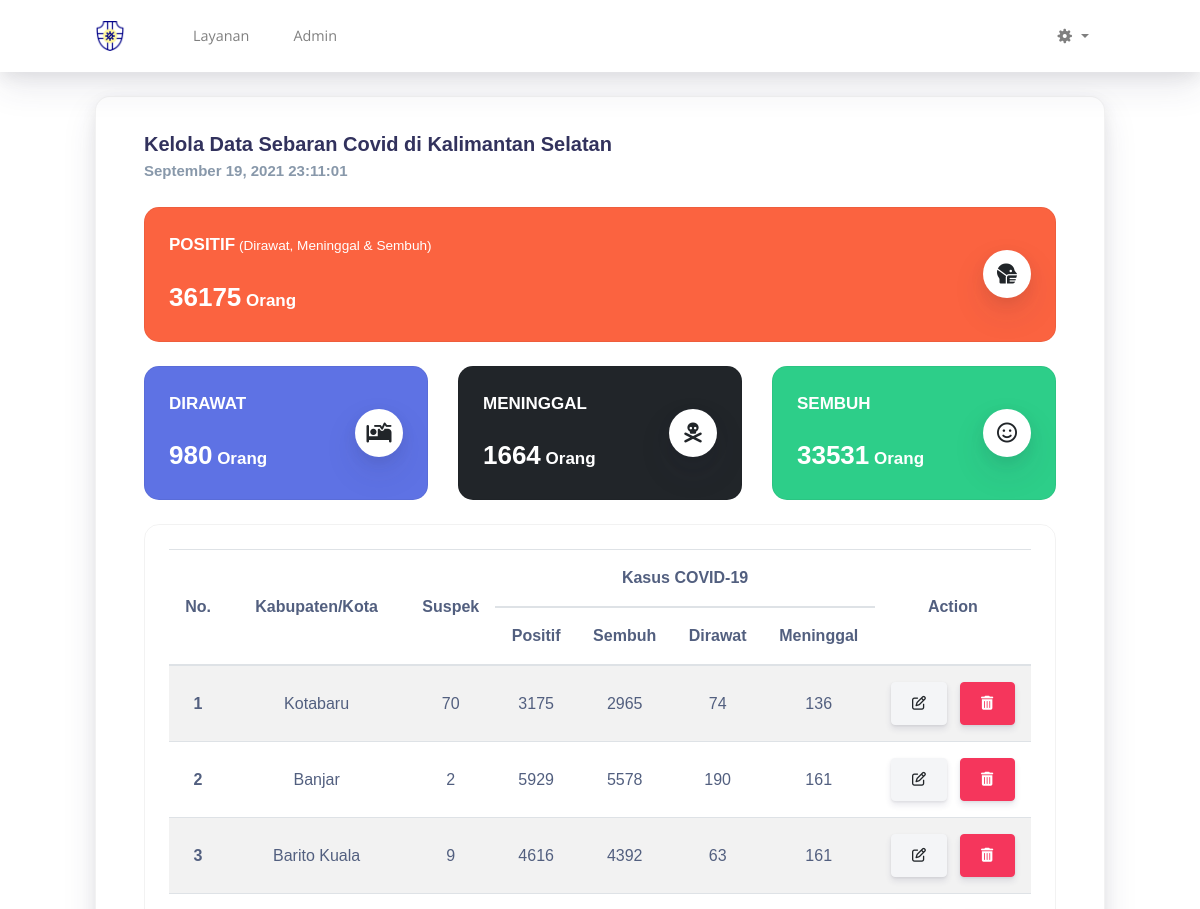
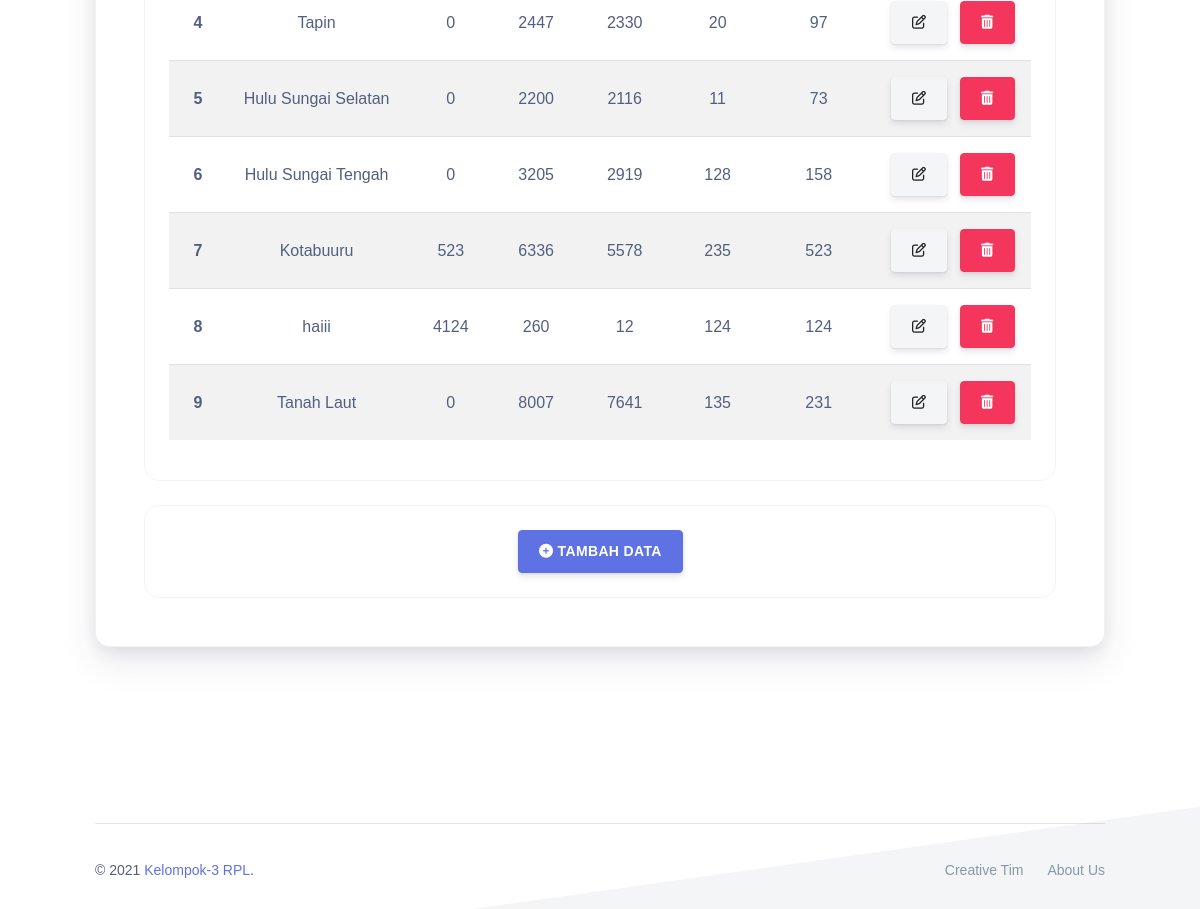
/DataKasusCovid-19/data_covid_adm.php (signed in), run on the app's committed database (2 pictures, top to bottom).
### tables this page shows
CREATE TABLE IF NOT EXISTS `data_covid` (
  `id` int(11) unsigned NOT NULL AUTO_INCREMENT,
  `nama_kabupaten_kota` varchar(50) DEFAULT NULL,
  `positif` int(11) DEFAULT NULL,
  `sembuh` int(11) DEFAULT NULL,
  `dirawat` int(11) DEFAULT NULL,
  `meninggal` int(11) DEFAULT NULL,
  `suspek` int(11) DEFAULT NULL,
  `updated_at` timestamp NULL DEFAULT NULL,
  PRIMARY KEY (`id`)
);

### DataKasusCovid-19/data_covid_adm.php (the view, shortened to what this page needs)
<?php
require_once("../services/connection.php");
$stmt = $pdo_conn->prepare("SELECT * FROM data_covid");
$stmt->execute();
$result = $stmt->fetchAll();
$stmt1 = $pdo_conn->prepare("select sum(positif) AS positif,sum(sembuh) AS sembuh,sum(dirawat) AS dirawat,sum(meninggal) AS meninggal,sum(suspek) AS suspek from data_covid");
$stmt1->execute();
$result1 = $stmt1->fetchAll();
$stmt = $pdo_conn->prepare("SELECT MAX(updated_at) AS date_update FROM data_covid;");
$stmt->execute();
$result2 = $stmt->fetchAll();
$date_update = date("d, Y H:i:s", strtotime($result2[0]["date_update"]));
?>
<!DOCTYPE html>
<html lang="en">
<head>
    <link href="https://use.fontawesome.com/releases/v5.0.6/css/all.css" rel="stylesheet">
    <link href="../vendors/argon-design-system-master/assets/css/nucleo-icons.css" rel="stylesheet" />
    <link href="../vendors/argon-design-system-master/assets/css/nucleo-svg.css" rel="stylesheet" />
    <link href="../vendors/argon-design-system-master/assets/css/font-awesome.css" rel="stylesheet" />
    <link href="../vendors/argon-design-system-master/assets/css/nucleo-svg.css" rel="stylesheet" />
    <link href="../vendors/argon-design-system-master/assets/css/argon-design-system.css?v=1.2.2" rel="stylesheet" />
    <link rel="stylesheet" href="./style/data_covid_style.css">
</head>
<body class="index-page">
    <nav id="navbar-main" class="navbar navbar-main navbar-expand-lg bg-white navbar-light position-sticky top-0 shadow py-2">
        <div class="container">
            <a class="navbar-brand mr-lg-5" href="../index.php">
                <img src="../assets/img/logo_ color.png">
            </a>
            <div class="navbar-collapse collapse" id="navbar_global">
                <ul class="navbar-nav navbar-nav-hover align-items-lg-center">
                    <li class="nav-item dropdown">
                        <a href="#" class="nav-link" data-toggle="dropdown" href="#" role="button">
                            <span class="nav-link-inner--text">Layanan</span>
                        </a>
                    </li>
                    <?php
                    if (isset($_SESSION['login_user'])) {
                        if ($_SESSION['level_user'] == 'admin') {
                    ?>
                            <li class="nav-item dropdown">
                                <a href="#" class="nav-link" data-toggle="dropdown" href="#" role="button">
                                    <span class="nav-link-inner--text">Admin</span>
                                </a>
                            </li>
                    <?php
                        }
                    }
                    ?>
                </ul>
                <ul class="navbar-nav align-items-lg-center ml-lg-auto">
                    <?php
                    if (isset($_SESSION['login_user'])) {
                    ?>
                        <li class="nav-item dropdown">
                            <a class="nav-link dropdown-toggle nav-link-icon" href="javascript:;" id="nav-inner-success_dropdown_1" role="button" data-toggle="dropdown" aria-haspopup="true" aria-expanded="false">
                                <i class="ni ni-settings-gear-65"></i>
                            </a>
                        </li>
                    <?php
                    }
                    ?>
                </ul>
            </div>
        </div>
    </nav>
    <div class="wrapper">
        <div class="section pt-4">
            <div class="container">
                <div class="card shadow">
                    <div class="px-5 pt-2">
                        <div class="row justify-content-center">
                            <div class="col">
                                <div class="card bg-transparent no-shadow mb-0">
                                    <div class="card-body bg-transparent px-0">
                                        <h2 class="h2 card-title mb-0">Kelola Data Sebaran Covid di Kalimantan Selatan</h2>
                                        <small class="h4 text-muted"><?php echo date("F", strtotime($result2[0]["date_update"])) . " " . $date_update;
                                                                        ?></small>
                                    </div>
                                </div>
                            </div>
                        </div>
                        <div class="row ">
                            <div class="col-md-12 ">
                                <div class="card text-white bg-warning mb-4">
                                    <div class="card-body">
                                        <div class="row align-items-center">
                                            <div class="col">
                                                <h3 class="card-title">POSITIF<small> (Dirawat, Meninggal & Sembuh)</small></h3>
                                                <h3 class="card-text"><span class="h1"><?php echo $result1[0]["positif"]; ?></span> Orang</h3>
                                            </div>
                                            <div class="col-auto">
                                                <div class="icon icon-shape text-dark bg-white rounded-circle shadow">
                                                    <i class="fas fa-head-side-mask"></i>
                                                </div>
                                            </div>
                                        </div>
                                    </div>
                                </div>
                            </div>
                            <div class="col-md-4 ">
                                <div class="card text-white bg-primary mb-4">
                                    <div class="card-body">
                                        <div class="row align-items-center">
                                            <div class="col">
                                                <h3 class="card-title">DIRAWAT</h3>
                                                <h3 class="card-text"><span class="h1"><?php echo $result1[0]["dirawat"]; ?></span> Orang</h3>
                                            </div>
                                            <div class="col-auto">
                                                <div class="icon icon-shape text-dark bg-white rounded-circle shadow">
                                                    <i class="fas fa-procedures"></i>
                                                </div>
                                            </div>
                                        </div>
                                    </div>
                                </div>
                            </div>
                            <div class="col-md-4 ">
                                <div class="card text-white bg-dark mb-4">
                                    <div class="card-body">
                                        <div class="row align-items-center">
                                            <div class="col">
                                                <h3 class="card-title">MENINGGAL</h3>
                                                <h3 class="card-text"><span class="h1"><?php echo $result1[0]["meninggal"]; ?></span> Orang</h3>
                                            </div>
                                            <div class="col-auto">
                                                <div class="icon icon-shape text-dark bg-white rounded-circle shadow">
                                                    <i class="fas fa-skull-crossbones"></i>
                                                </div>
                                            </div>
                                        </div>
                                    </div>
                                </div>
                            </div>
                            <div class="col-md-4 ">
                                <div class="card text-white bg-success mb-4">
                                    <div class="card-body">
                                        <div class="row align-items-center">
                                            <div class="col">
                                                <h3 class="card-title">SEMBUH</h3>
                                                <h3 class="card-text"><span class="h1"><?php echo $result1[0]["sembuh"]; ?></span> Orang</h3>
                                            </div>
                                            <div class="col-auto">
                                                <div class="icon icon-shape text-dark bg-white rounded-circle shadow">
                                                    <i class="far fa-smile"></i>
                                                </div>
                                            </div>
                                        </div>
                                    </div>
                                </div>
                            </div>
                        </div>
                        <div class="row mb-4">
                            <div class="col-md-12">
                                <div class="card bg-transparent ">
                                    <div class="card-body bg-transparent">
                                        <table class="table table-striped table-hover">
                                            <thead>
                                                <tr>
                                                    <th scope="col" rowspan="2">No.</th>
                                                    <th scope="col" rowspan=" 2">Kabupaten/Kota</th>
                                                    <th scope="col" rowspan="2" class="align-center">Suspek</th>
                                                    <th scope="col" colspan="4" class="text-center">Kasus COVID-19</th>
                                                    <th scope="col" rowspan="2" class="text-center">Action</th>
                                                </tr>
                                                <tr>
                                                    <th scope="col">Positif</th>
                                                    <th scope="col">Sembuh</th>
                                                    <th scope="col">Dirawat</th>
                                                    <th scope="col">Meninggal</th>
                                                </tr>
                                            </thead>
                                            <tbody>
                                                <?php
                                                if (!empty($result)) {
                                                    $count = 1;
                                                    foreach ($result as $row) {
                                                ?>
                                                        <tr>
                                                            <th scope="row"><?php echo $count; ?></th>
                                                            <td><?php echo $row["nama_kabupaten_kota"]; ?></td>
                                                            <td><?php echo $row["suspek"]; ?></td>
                                                            <td><?php echo $row["positif"]; ?></td>
                                                            <td><?php echo $row["sembuh"]; ?></td>
                                                            <td><?php echo $row["dirawat"]; ?></td>
                                                            <td><?php echo $row["meninggal"]; ?></td>
                                                            <td>
                                                                <a class="btn btn-secondary" href="./data_covid_form.php?id=<?php echo $row['id']; ?>"><i class="far fa-edit"></i></a>
                                                                <a class="btn btn-danger" href="./services/delete.php?id=<?php echo $row['id']; ?>" onclick="return confirm('Yakin Hapus?')"><i class="fas fa-trash-alt"></i></a>
                                                            </td>
                                                        </tr>
                                                    <?php
                                                        $count++;
                                                    }
                                                }
                                                ?>
                                            </tbody>
                                        </table>
                                    </div>
                                </div>
                            </div>
                        </div>
                        <div class="row">
                            <div class="col-md-12">
                                <div class="card bg-transparent mb-5">
                                    <div class="card-body bg-transparent text-center">
                                        <a class="btn btn-primary" href="./data_covid_form.php"><i class="fas fa-plus-circle"></i> Tambah Data</a>
                                    </div>
                                </div>
                            </div>
                        </div>
                    </div>
                </div>
            </div>
        </div>
    </div>
    <footer class="footer has-cards">
        <div class="container">
            <hr>
            <div class="row align-items-center justify-content-md-between">
                <div class="col-md-6">
                    <div class="copyright">
                        &copy; 2021 <a href="" target="_blank">Kelompok-3 RPL</a>.
                    </div>
                </div>
                <div class="col-md-6">
                    <ul class="nav nav-footer justify-content-end">
                        <li class="nav-item">
                            <a href="" class="nav-link" target="_blank">Creative Tim</a>
                        </li>
                        <li class="nav-item">
                            <a href="" class="nav-link" target="_blank">About Us</a>
                        </li>
                    </ul>
                </div>
            </div>
        </div>
    </footer>
</body>
</html>

### DataKasusCovid-19/style/data_covid_style.css (style rules this page uses)
* { margin: 0; padding: 0; }
:root { --blueLight: #192ea5; --blue: #00137a; --darkenBlue: #000d69; --buttonColor: #ff396f; --text1: #535461; --text2: #fdfdfd; --bg1: #fafafa; --card1: #fafafa; --card2: #fff; --bs-primary-rgb: 13, 110, 253; --bs-secondary-rgb: 108, 117, 125; --bs-success-rgb: 0, 175, 29; --bs-info-rgb: 13, 202, 240; --bs-warning-rgb: 255, 127, 7; --bs-danger-rgb: 220, 53, 69; --bs-light-rgb: 248, 249, 250; --bs-dark-rgb: 33, 37, 41; --bs-white-rgb: 255, 255, 255; }
html { scroll-behavior: smooth; }
body { font-family: "Suisse Int'l", Arial, Helvetica, sans-serif; display: flex; flex-direction: column; align-items: stretch; justify-content: center; background-color: #ffffff; font-size: 1em; }
h1, h2, h3, h4, h5, h6, .h1, .h2, .h3, .h4, .h5, .h6 { font-family: inherit; font-weight: 600; line-height: 1.5; margin-bottom: 0.5rem; }
h1, .h1 { font-size: 1.625rem; }
@media (max-width: 1200px) { h1, .h1 { font-size: calc(1.2875rem + 0.45vw); } }
h2, .h2 { font-size: 1.25rem; }
h3, .h3 { font-size: 1.0625rem; }
h4, .h4 { font-size: 0.9375rem; }
.card { border-radius: 15px; }
.text-white h1, .text-white h2, .text-white h3, .text-white h4, .text-white h5, .text-white h6, .text-white .h1, .text-white .h2, .text-white .h3, .text-white .h4, .text-white .h5, .text-white .h6 { color: #fff !important; }
.no-shadow { border: 0; }
th, td { text-align: center !important; vertical-align: middle !important; }
.icon { width: 3rem; height: 3rem; font-size: 1.7em; }
.icon-shape { display: inline-flex; padding: 5px; text-align: center; border-radius: 50%; align-items: center; justify-content: center; }

### data on the page
data_covid: nama_kabupaten_kota "Kotabaru", suspek "70", positif "3175", sembuh "2965", dirawat "74", meninggal "136"
data_covid: nama_kabupaten_kota "Banjar", suspek "2", positif "5929", sembuh "5578", dirawat "190", meninggal "161"
data_covid: nama_kabupaten_kota "Barito Kuala", suspek "9", positif "4616", sembuh "4392", dirawat "63", meninggal "161"
data_covid: nama_kabupaten_kota "Tapin", suspek "0", positif "2447", sembuh "2330", dirawat "20", meninggal "97"
data_covid: nama_kabupaten_kota "Hulu Sungai Selatan", suspek "0", positif "2200", sembuh "2116", dirawat "11", meninggal "73"
data_covid: nama_kabupaten_kota "Hulu Sungai Tengah", suspek "0", positif "3205", sembuh "2919", dirawat "128", meninggal "158"
data_covid: nama_kabupaten_kota "Kotabuuru", suspek "523", positif "6336", sembuh "5578", dirawat "235", meninggal "523"
data_covid: nama_kabupaten_kota "haiii", suspek "4124", positif "260", sembuh "12", dirawat "124", meninggal "124"
data_covid: nama_kabupaten_kota "Tanah Laut", suspek "0", positif "8007", sembuh "7641", dirawat "135", meninggal "231"

### other printed values
date("F", strtotime($result2[0]["date_update"])) "September"
$date_update "19, 2021 23:11:01"
$result1[0]["positif"] "36175"
$result1[0]["dirawat"] "980"
$result1[0]["meninggal"] "1664"
$result1[0]["sembuh"] "33531"
